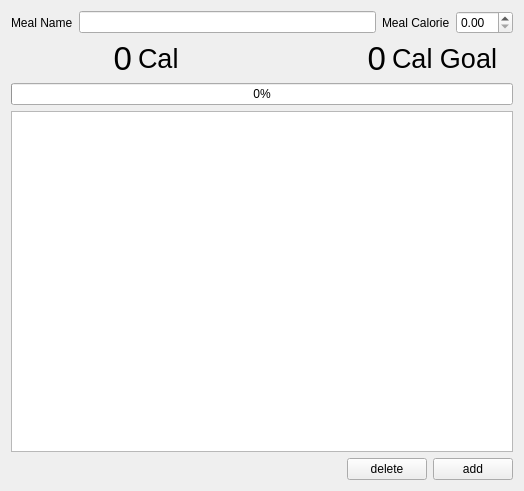
<?xml version="1.0" encoding="UTF-8"?>
<ui version="4.0">
 <class>Widget</class>
 <widget class="QWidget" name="Widget">
  <property name="geometry">
   <rect>
    <x>0</x>
    <y>0</y>
    <width>524</width>
    <height>491</height>
   </rect>
  </property>
  <property name="windowTitle">
   <string>Widget</string>
  </property>
  <layout class="QVBoxLayout" name="verticalLayout_2">
   <item>
    <layout class="QVBoxLayout" name="verticalLayout">
     <item>
      <layout class="QHBoxLayout" name="horizontalLayout_3">
       <item>
        <layout class="QHBoxLayout" name="horizontalLayout">
         <item>
          <widget class="QLabel" name="label">
           <property name="text">
            <string>Meal Name</string>
           </property>
          </widget>
         </item>
         <item>
          <widget class="QLineEdit" name="mealNameInput"/>
         </item>
        </layout>
       </item>
       <item>
        <layout class="QHBoxLayout" name="horizontalLayout_2">
         <item>
          <widget class="QLabel" name="label_2">
           <property name="text">
            <string>Meal Calorie</string>
           </property>
          </widget>
         </item>
         <item>
          <widget class="QDoubleSpinBox" name="mealCalorieSpin"/>
         </item>
        </layout>
       </item>
      </layout>
     </item>
     <item>
      <layout class="QHBoxLayout" name="horizontalLayout_5">
       <item>
        <layout class="QHBoxLayout" name="horizontalLayout_6">
         <item>
          <widget class="QLabel" name="totalCalorieLabel">
           <property name="font">
            <font>
             <pointsize>25</pointsize>
            </font>
           </property>
           <property name="text">
            <string>0</string>
           </property>
           <property name="alignment">
            <set>Qt::AlignRight|Qt::AlignTrailing|Qt::AlignVCenter</set>
           </property>
          </widget>
         </item>
         <item>
          <widget class="QLabel" name="label_3">
           <property name="font">
            <font>
             <pointsize>20</pointsize>
            </font>
           </property>
           <property name="text">
            <string>Cal</string>
           </property>
          </widget>
         </item>
        </layout>
       </item>
       <item>
        <layout class="QHBoxLayout" name="horizontalLayout_7">
         <item>
          <widget class="QLabel" name="dailyGoalLabel">
           <property name="font">
            <font>
             <pointsize>25</pointsize>
            </font>
           </property>
           <property name="text">
            <string>0</string>
           </property>
           <property name="alignment">
            <set>Qt::AlignRight|Qt::AlignTrailing|Qt::AlignVCenter</set>
           </property>
          </widget>
         </item>
         <item>
          <widget class="QLabel" name="label_4">
           <property name="font">
            <font>
             <pointsize>20</pointsize>
            </font>
           </property>
           <property name="text">
            <string>Cal Goal</string>
           </property>
          </widget>
         </item>
        </layout>
       </item>
      </layout>
     </item>
     <item>
      <widget class="QProgressBar" name="progressBar">
       <property name="value">
        <number>0</number>
       </property>
      </widget>
     </item>
     <item>
      <widget class="QTableView" name="tableView"/>
     </item>
    </layout>
   </item>
   <item>
    <layout class="QHBoxLayout" name="horizontalLayout_4">
     <item>
      <spacer name="horizontalSpacer">
       <property name="orientation">
        <enum>Qt::Horizontal</enum>
       </property>
       <property name="sizeHint" stdset="0">
        <size>
         <width>40</width>
         <height>20</height>
        </size>
       </property>
      </spacer>
     </item>
     <item>
      <widget class="QPushButton" name="deleteMeal">
       <property name="text">
        <string>delete</string>
       </property>
      </widget>
     </item>
     <item>
      <widget class="QPushButton" name="addMeal">
       <property name="text">
        <string>add</string>
       </property>
      </widget>
     </item>
    </layout>
   </item>
  </layout>
 </widget>
 <resources/>
 <connections/>
</ui>
